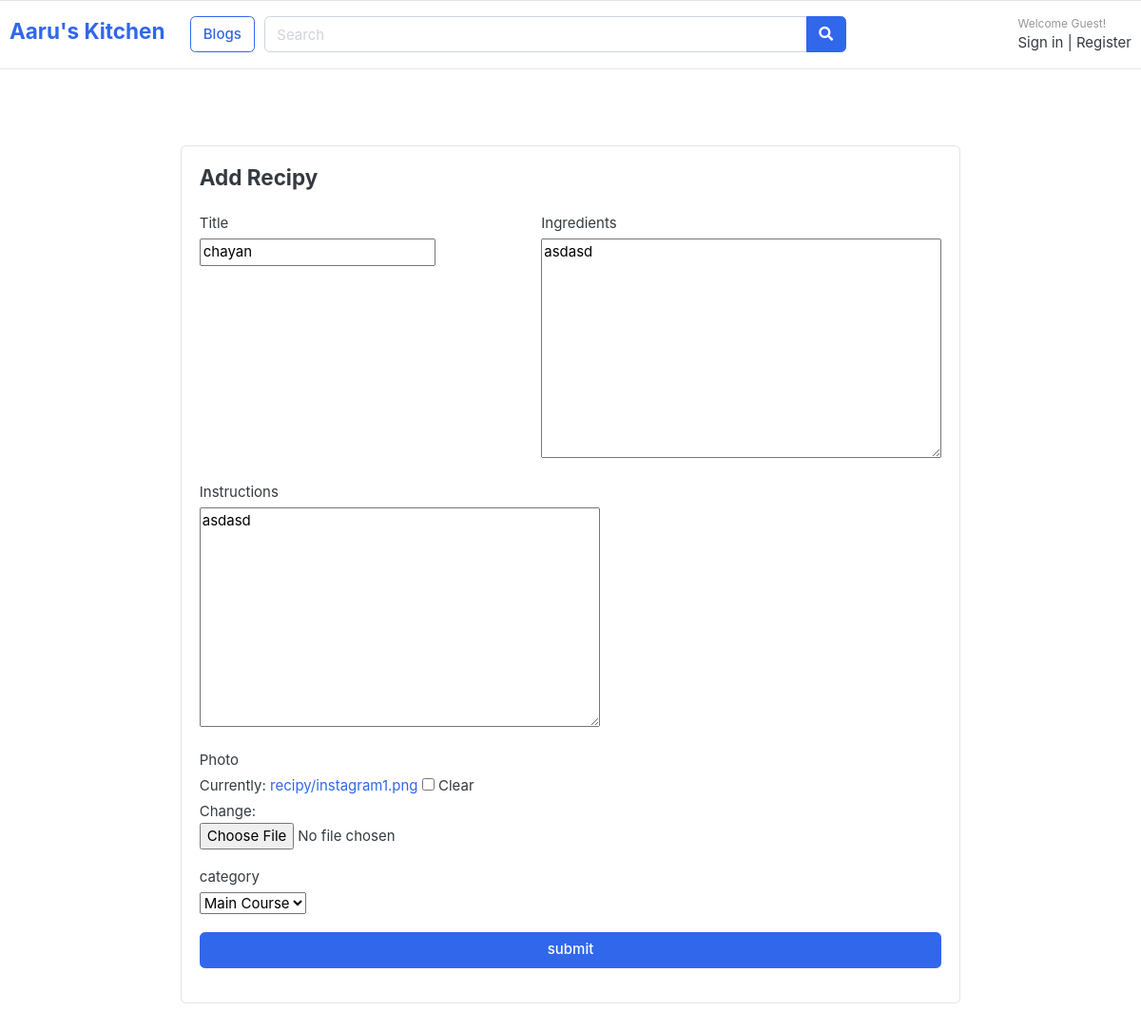
The page /recipy/update_profile/16/ on the database as committed earlier.
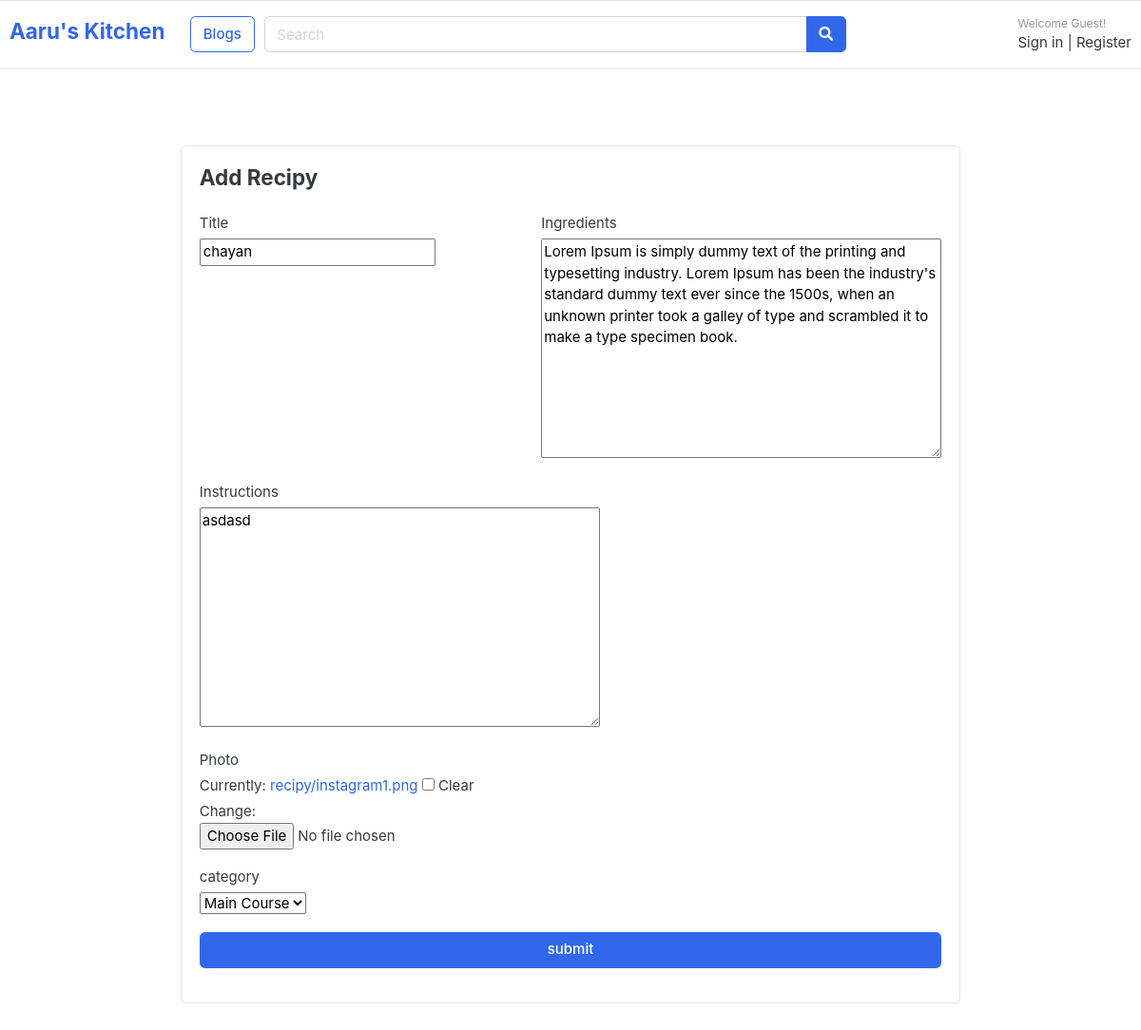
The same page on the database as committed later.
### recipies/models.py (models this page shows, shortened)
class recipyModel(models.Model):
    user=models.ForeignKey(User, on_delete=models.CASCADE,null=True)
    title=models.CharField(max_length=100)
    slug=models.SlugField(max_length=100)
    ingredients=models.TextField()
    instructions=models.TextField()
    image=models.ImageField(upload_to='recipy/',blank=True)
    category=models.CharField(max_length=50,choices=meals)

### recipies/views.py (the view)
# urls.py: path('update_profile/<int:pk>/',views.update_recipy.as_view(),name="updatepage"),
class update_recipy(UpdateView):
   model=recipyModel
   form_class=recipyForm
   template_name='recipy.html'
   success_url=reverse_lazy('recipy')

### recipies/forms.py
class recipyForm(forms.ModelForm):
    class Meta:
        model=recipyModel
        fields=['title','ingredients','instructions','image','category']

### recipies/templates/recipy.html (shortened to what this page needs)
{% extends 'base.html' %}
{% block body %}
<section class="section-content padding-y">
      <div class="card mx-auto" style="max-width: 820px; margin-top: 40px">
        <article class="card-body">
          <header class="mb-4"><h4 class="card-title">Add Recipy</h4></header>
          <form enctype='multipart/form-data' method ="POST">
            <div class="form-row">
              <div class="col form-group">
                <label>Title</label>
                <br/>
                {{form.title}}
              </div>
              <div class="col form-group">
                <label>Ingredients</label>
                <br/>
                {{form.ingredients}}
              </div>
            </div>
            <div class="form-group">
              <label>Instructions</label>
              <br/>
                {{form.instructions}}
            </div>
            <div class="form-row">
              <div class="form-group col-md-6">
                <label>Photo</label>
                <br/>
                {{form.image}}
              </div>
            </div>
            <div class="form-row">
              <div class="form-group col-md-6">
                <label>category</label>
                <br/>
                {{form.category}}
              </div>
            </div>
            <div class="form-group">
              <button type="submit" class="btn btn-primary btn-block">
                submit
              </button>
            </div>
          </form>
        </article>
      </div>
      <br /><br />
    </section>
{% endblock%}

Rows that differ between the two databases and show on the page:
changed recipyModel "chayan": ingredients "asdasd" → "Lorem Ipsum is simply dummy text of the printing and typesetting industry. Lorem Ipsum has been the industry's standard dummy text ever since the 1500s, when an unknown printer took a galley of type and scrambled it to make a type specimen book."
